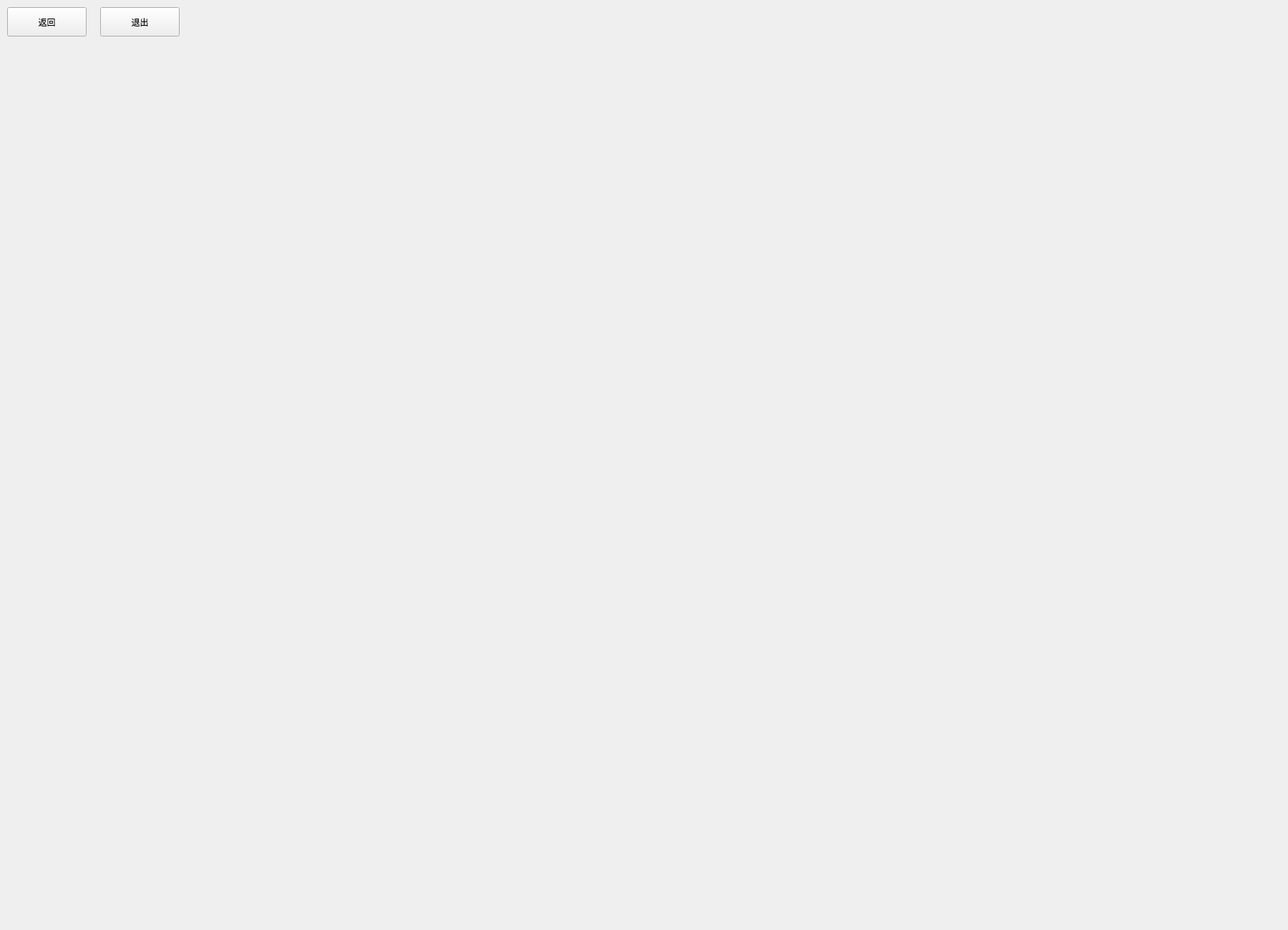
<?xml version="1.0" encoding="UTF-8"?>
<ui version="4.0">
 <class>Adm_sala_satis</class>
 <widget class="QWidget" name="Adm_sala_satis">
  <property name="geometry">
   <rect>
    <x>0</x>
    <y>0</y>
    <width>1800</width>
    <height>1300</height>
   </rect>
  </property>
  <property name="windowTitle">
   <string>Form</string>
  </property>
  <widget class="QPushButton" name="btn_back">
   <property name="geometry">
    <rect>
     <x>10</x>
     <y>10</y>
     <width>111</width>
     <height>41</height>
    </rect>
   </property>
   <property name="styleSheet">
    <string notr="true">font: 12pt &quot;Agency FB&quot;;</string>
   </property>
   <property name="text">
    <string>返回</string>
   </property>
  </widget>
  <widget class="QPushButton" name="pushButton_2">
   <property name="geometry">
    <rect>
     <x>140</x>
     <y>10</y>
     <width>111</width>
     <height>41</height>
    </rect>
   </property>
   <property name="styleSheet">
    <string notr="true">font: 12pt &quot;Agency FB&quot;;</string>
   </property>
   <property name="text">
    <string>退出</string>
   </property>
  </widget>
 </widget>
 <resources/>
 <connections/>
</ui>
